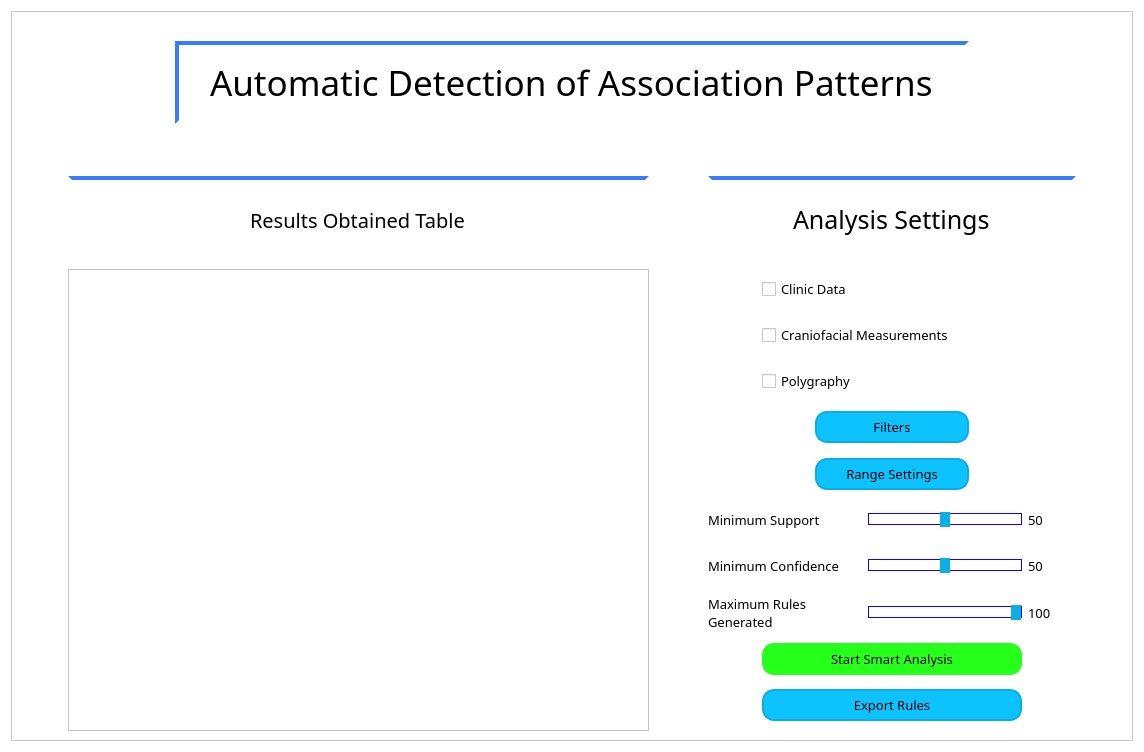
<?xml version="1.0" encoding="UTF-8"?>
<ui version="4.0">
 <class>Form</class>
 <widget class="QWidget" name="Form">
  <property name="geometry">
   <rect>
    <x>0</x>
    <y>0</y>
    <width>1144</width>
    <height>752</height>
   </rect>
  </property>
  <property name="windowTitle">
   <string>iOSA - ADAP</string>
  </property>
  <property name="styleSheet">
   <string notr="true">QWidget {
	font: 57 10pt Manrope medium;
	background-color: rgb(255, 255, 255);
}

/* --------------------------------------- QScrollBar  -----------------------------------*/
    QScrollBar:horizontal
    {
        height: 15px;
        margin: 3px 15px 3px 15px;
        border-radius: 4px;
    }

    QScrollBar::handle:horizontal
    {
        background-color :rgb(7, 119, 156);
        min-width: 5px;
        border-radius: 4px;
    }

    QScrollBar::add-line:horizontal
    {
        margin: 0px 3px 0px 3px;
        border-image: url(:/qss_icons/rc/right_arrow_disabled.png);
        width: 10px;
        height: 10px;
        subcontrol-position: right;
        subcontrol-origin: margin;
    }

    QScrollBar::sub-line:horizontal
    {
        margin: 0px 3px 0px 3px;
        border-image: url(:/qss_icons/rc/left_arrow_disabled.png);
        height: 10px;
        width: 10px;
        subcontrol-position: left;
        subcontrol-origin: margin;
    }

    QScrollBar::add-line:horizontal:hover,QScrollBar::add-line:horizontal:on
    {
        border-image: url(:/qss_icons/rc/right_arrow.png);
        height: 10px;
        width: 10px;
        subcontrol-position: right;
        subcontrol-origin: margin;
    }


    QScrollBar::sub-line:horizontal:hover, QScrollBar::sub-line:horizontal:on
    {
        border-image: url(:/qss_icons/rc/left_arrow.png);
        height: 10px;
        width: 10px;
        subcontrol-position: left;
        subcontrol-origin: margin;
    }

    QScrollBar::up-arrow:horizontal, QScrollBar::down-arrow:horizontal
    {
        background: none;
    }


    QScrollBar::add-page:horizontal, QScrollBar::sub-page:horizontal
    {
        background: none;
    }

    QScrollBar:vertical
    {
        width: 15px;
        margin: 15px 3px 15px 3px;
        border-radius: 4px;
    }

    QScrollBar::handle:vertical
    {
        background-color: rgb(7, 119, 156);
        min-height: 5px;
        border-radius: 4px;
    }

    QScrollBar::sub-line:vertical
    {
        margin: 3px 0px 3px 0px;
        border-image: url(:/qss_icons/rc/up_arrow_disabled.png);
        height: 10px;
        width: 10px;
        subcontrol-position: top;
        subcontrol-origin: margin;
    }

    QScrollBar::add-line:vertical
    {
        margin: 3px 0px 3px 0px;
        border-image: url(:/qss_icons/rc/down_arrow_disabled.png);
        height: 10px;
        width: 10px;
        subcontrol-position: bottom;
        subcontrol-origin: margin;
    }

    QScrollBar::sub-line:vertical:hover,QScrollBar::sub-line:vertical:on
    {
        border-image: url(:/qss_icons/rc/up_arrow.png);
        height: 10px;
        width: 10px;
        subcontrol-position: top;
        subcontrol-origin: margin;
    }

    QScrollBar::add-line:vertical:hover, QScrollBar::add-line:vertical:on
    {
        border-image: url(:/qss_icons/rc/down_arrow.png);
        height: 10px;
        width: 10px;
        subcontrol-position: bottom;
        subcontrol-origin: margin;
    }

    QScrollBar::up-arrow:vertical, QScrollBar::down-arrow:vertical
    {
        background: none;
    }

    QScrollBar::add-page:vertical, QScrollBar::sub-page:vertical
    {
        background: none;
    }</string>
  </property>
  <layout class="QVBoxLayout" name="verticalLayout">
   <item>
    <widget class="QFrame" name="mainFrame_2">
     <property name="styleSheet">
      <string notr="true">QScrollBar:vertical {
	background-color: rgb(255, 255, 255);
}

QScrollBar:horizontal {
	background-color: rgb(255, 255, 255);
}

QPushButton {
	padding: 5px;
	border-width: 2px;
	border-style: solid;
	border-color: rgb(11, 173, 226);
	background-color: rgb(13, 195, 255);
	border-radius: 12px;
}

QPushButton:hover {
	background-color: rgb(11, 173, 226);
}

QPushButton:pressed {
	border-color: (9, 146, 191);
	background-color:rgb(9, 146, 191);
}

QLineEdit {
	background-color: rgb(255, 255, 255);
	border-width: 2px;
	border-style: solid;
	border-color: none;
	border-bottom-color: rgb(192, 192, 192);
	border-radius: 15px;
}
QLineEdit:hover {
	border-bottom-color: rgb(140, 140, 140);
}

QFrame#mainFrame{
	border: none;
}
QLabel{
	border: none;
}

QSlider::groove:horizontal {
    border: 1px solid;
	border-color: rgb(17, 0, 255);
    height: 10px;
    margin: 0px;
}

QSlider::handle:horizontal {
    background-color: rgb(11, 175, 225);
    border: 1px solid;
	border-color: rgb(11, 175, 225);
    height: px;
    width: 8px;
	margin: -15px 0px;
}</string>
     </property>
     <property name="frameShape">
      <enum>QFrame::StyledPanel</enum>
     </property>
     <property name="frameShadow">
      <enum>QFrame::Raised</enum>
     </property>
     <layout class="QVBoxLayout" name="verticalLayout_9">
      <item>
       <layout class="QGridLayout" name="gridLayout_7">
        <item row="0" column="2">
         <spacer name="horizontalSpacer_39">
          <property name="orientation">
           <enum>Qt::Horizontal</enum>
          </property>
          <property name="sizeHint" stdset="0">
           <size>
            <width>40</width>
            <height>20</height>
           </size>
          </property>
         </spacer>
        </item>
        <item row="12" column="0">
         <spacer name="verticalSpacer_17">
          <property name="orientation">
           <enum>Qt::Vertical</enum>
          </property>
          <property name="sizeHint" stdset="0">
           <size>
            <width>20</width>
            <height>40</height>
           </size>
          </property>
         </spacer>
        </item>
        <item row="0" column="12">
         <spacer name="horizontalSpacer_43">
          <property name="orientation">
           <enum>Qt::Horizontal</enum>
          </property>
          <property name="sizeHint" stdset="0">
           <size>
            <width>40</width>
            <height>20</height>
           </size>
          </property>
         </spacer>
        </item>
        <item row="0" column="8">
         <spacer name="horizontalSpacer_30">
          <property name="orientation">
           <enum>Qt::Horizontal</enum>
          </property>
          <property name="sizeHint" stdset="0">
           <size>
            <width>40</width>
            <height>20</height>
           </size>
          </property>
         </spacer>
        </item>
        <item row="7" column="0">
         <spacer name="verticalSpacer_28">
          <property name="orientation">
           <enum>Qt::Vertical</enum>
          </property>
          <property name="sizeHint" stdset="0">
           <size>
            <width>20</width>
            <height>40</height>
           </size>
          </property>
         </spacer>
        </item>
        <item row="3" column="0">
         <spacer name="verticalSpacer_20">
          <property name="orientation">
           <enum>Qt::Vertical</enum>
          </property>
          <property name="sizeHint" stdset="0">
           <size>
            <width>20</width>
            <height>40</height>
           </size>
          </property>
         </spacer>
        </item>
        <item row="0" column="15">
         <spacer name="horizontalSpacer_36">
          <property name="orientation">
           <enum>Qt::Horizontal</enum>
          </property>
          <property name="sizeHint" stdset="0">
           <size>
            <width>40</width>
            <height>20</height>
           </size>
          </property>
         </spacer>
        </item>
        <item row="0" column="0">
         <spacer name="horizontalSpacer_47">
          <property name="orientation">
           <enum>Qt::Horizontal</enum>
          </property>
          <property name="sizeHint" stdset="0">
           <size>
            <width>40</width>
            <height>20</height>
           </size>
          </property>
         </spacer>
        </item>
        <item row="11" column="0">
         <spacer name="verticalSpacer_19">
          <property name="orientation">
           <enum>Qt::Vertical</enum>
          </property>
          <property name="sizeHint" stdset="0">
           <size>
            <width>20</width>
            <height>40</height>
           </size>
          </property>
         </spacer>
        </item>
        <item row="10" column="0">
         <spacer name="verticalSpacer_21">
          <property name="orientation">
           <enum>Qt::Vertical</enum>
          </property>
          <property name="sizeHint" stdset="0">
           <size>
            <width>20</width>
            <height>40</height>
           </size>
          </property>
         </spacer>
        </item>
        <item row="1" column="3" colspan="15">
         <widget class="QFrame" name="frame_6">
          <property name="styleSheet">
           <string notr="true">QFrame {
	border-width: 4;
	border-style: solid;
	border-color: rgb(255, 255, 255);
	border-left-color: rgb(53, 124, 255);
	border-top-color: rgb(53, 124, 255);
}</string>
          </property>
          <property name="frameShape">
           <enum>QFrame::StyledPanel</enum>
          </property>
          <property name="frameShadow">
           <enum>QFrame::Raised</enum>
          </property>
          <layout class="QVBoxLayout" name="verticalLayout_12">
           <item alignment="Qt::AlignHCenter">
            <widget class="QLabel" name="main_title_label">
             <property name="styleSheet">
              <string notr="true">QFrame {
	border-width: 4;
	border-style: solid;
	border-color: rgb(255, 255, 255);
}
QLabel {
	font-size: 35px;
}
</string>
             </property>
             <property name="text">
              <string>Automatic Detection of Association Patterns</string>
             </property>
            </widget>
           </item>
          </layout>
         </widget>
        </item>
        <item row="0" column="14">
         <spacer name="horizontalSpacer_34">
          <property name="orientation">
           <enum>Qt::Horizontal</enum>
          </property>
          <property name="sizeHint" stdset="0">
           <size>
            <width>40</width>
            <height>20</height>
           </size>
          </property>
         </spacer>
        </item>
        <item row="1" column="20" rowspan="15">
         <spacer name="verticalSpacer_22">
          <property name="orientation">
           <enum>Qt::Vertical</enum>
          </property>
          <property name="sizeHint" stdset="0">
           <size>
            <width>20</width>
            <height>40</height>
           </size>
          </property>
         </spacer>
        </item>
        <item row="0" column="16">
         <spacer name="horizontalSpacer_40">
          <property name="orientation">
           <enum>Qt::Horizontal</enum>
          </property>
          <property name="sizeHint" stdset="0">
           <size>
            <width>40</width>
            <height>20</height>
           </size>
          </property>
         </spacer>
        </item>
        <item row="3" column="13" rowspan="2" colspan="7">
         <widget class="QFrame" name="frame_9">
          <property name="styleSheet">
           <string notr="true">QFrame {
	border-width: 4;
	border-style: solid;
	border-color: rgb(255, 255, 255);
	border-top-color: rgb(53, 124, 255);
}</string>
          </property>
          <property name="frameShape">
           <enum>QFrame::StyledPanel</enum>
          </property>
          <property name="frameShadow">
           <enum>QFrame::Raised</enum>
          </property>
          <layout class="QVBoxLayout" name="verticalLayout_15">
           <item alignment="Qt::AlignHCenter">
            <widget class="QLabel" name="resources_analisys_title">
             <property name="styleSheet">
              <string notr="true">QFrame {
	border-width: 4;
	border-style: solid;
	border-color: rgb(255, 255, 255);
}
QLabel {
	font-size: 25px;
}
</string>
             </property>
             <property name="text">
              <string>Analysis Settings</string>
             </property>
            </widget>
           </item>
          </layout>
         </widget>
        </item>
        <item row="14" column="0">
         <spacer name="verticalSpacer_27">
          <property name="orientation">
           <enum>Qt::Vertical</enum>
          </property>
          <property name="sizeHint" stdset="0">
           <size>
            <width>20</width>
            <height>40</height>
           </size>
          </property>
         </spacer>
        </item>
        <item row="0" column="4">
         <spacer name="horizontalSpacer_44">
          <property name="orientation">
           <enum>Qt::Horizontal</enum>
          </property>
          <property name="sizeHint" stdset="0">
           <size>
            <width>40</width>
            <height>20</height>
           </size>
          </property>
         </spacer>
        </item>
        <item row="0" column="6">
         <spacer name="horizontalSpacer_33">
          <property name="orientation">
           <enum>Qt::Horizontal</enum>
          </property>
          <property name="sizeHint" stdset="0">
           <size>
            <width>40</width>
            <height>20</height>
           </size>
          </property>
         </spacer>
        </item>
        <item row="0" column="5">
         <spacer name="horizontalSpacer_27">
          <property name="orientation">
           <enum>Qt::Horizontal</enum>
          </property>
          <property name="sizeHint" stdset="0">
           <size>
            <width>40</width>
            <height>20</height>
           </size>
          </property>
         </spacer>
        </item>
        <item row="0" column="11">
         <spacer name="horizontalSpacer_35">
          <property name="orientation">
           <enum>Qt::Horizontal</enum>
          </property>
          <property name="sizeHint" stdset="0">
           <size>
            <width>40</width>
            <height>20</height>
           </size>
          </property>
         </spacer>
        </item>
        <item row="6" column="0">
         <spacer name="verticalSpacer_12">
          <property name="orientation">
           <enum>Qt::Vertical</enum>
          </property>
          <property name="sizeHint" stdset="0">
           <size>
            <width>20</width>
            <height>40</height>
           </size>
          </property>
         </spacer>
        </item>
        <item row="0" column="19">
         <spacer name="horizontalSpacer_24">
          <property name="orientation">
           <enum>Qt::Horizontal</enum>
          </property>
          <property name="sizeHint" stdset="0">
           <size>
            <width>40</width>
            <height>20</height>
           </size>
          </property>
         </spacer>
        </item>
        <item row="0" column="7">
         <spacer name="horizontalSpacer_37">
          <property name="orientation">
           <enum>Qt::Horizontal</enum>
          </property>
          <property name="sizeHint" stdset="0">
           <size>
            <width>40</width>
            <height>20</height>
           </size>
          </property>
         </spacer>
        </item>
        <item row="5" column="1" rowspan="11" colspan="11">
         <widget class="QTableView" name="results_tableview"/>
        </item>
        <item row="0" column="18">
         <spacer name="horizontalSpacer_41">
          <property name="orientation">
           <enum>Qt::Horizontal</enum>
          </property>
          <property name="sizeHint" stdset="0">
           <size>
            <width>40</width>
            <height>20</height>
           </size>
          </property>
         </spacer>
        </item>
        <item row="0" column="17">
         <spacer name="horizontalSpacer_38">
          <property name="orientation">
           <enum>Qt::Horizontal</enum>
          </property>
          <property name="sizeHint" stdset="0">
           <size>
            <width>40</width>
            <height>20</height>
           </size>
          </property>
         </spacer>
        </item>
        <item row="13" column="0">
         <spacer name="verticalSpacer_15">
          <property name="orientation">
           <enum>Qt::Vertical</enum>
          </property>
          <property name="sizeHint" stdset="0">
           <size>
            <width>20</width>
            <height>40</height>
           </size>
          </property>
         </spacer>
        </item>
        <item row="0" column="3">
         <spacer name="horizontalSpacer_31">
          <property name="orientation">
           <enum>Qt::Horizontal</enum>
          </property>
          <property name="sizeHint" stdset="0">
           <size>
            <width>40</width>
            <height>20</height>
           </size>
          </property>
         </spacer>
        </item>
        <item row="4" column="0">
         <spacer name="verticalSpacer_26">
          <property name="orientation">
           <enum>Qt::Vertical</enum>
          </property>
          <property name="sizeHint" stdset="0">
           <size>
            <width>20</width>
            <height>40</height>
           </size>
          </property>
         </spacer>
        </item>
        <item row="5" column="0">
         <spacer name="verticalSpacer_16">
          <property name="orientation">
           <enum>Qt::Vertical</enum>
          </property>
          <property name="sizeHint" stdset="0">
           <size>
            <width>20</width>
            <height>40</height>
           </size>
          </property>
         </spacer>
        </item>
        <item row="9" column="0">
         <spacer name="verticalSpacer_11">
          <property name="orientation">
           <enum>Qt::Vertical</enum>
          </property>
          <property name="sizeHint" stdset="0">
           <size>
            <width>20</width>
            <height>40</height>
           </size>
          </property>
         </spacer>
        </item>
        <item row="8" column="0">
         <spacer name="verticalSpacer_13">
          <property name="orientation">
           <enum>Qt::Vertical</enum>
          </property>
          <property name="sizeHint" stdset="0">
           <size>
            <width>20</width>
            <height>40</height>
           </size>
          </property>
         </spacer>
        </item>
        <item row="1" column="0">
         <spacer name="verticalSpacer_14">
          <property name="orientation">
           <enum>Qt::Vertical</enum>
          </property>
          <property name="sizeHint" stdset="0">
           <size>
            <width>20</width>
            <height>40</height>
           </size>
          </property>
         </spacer>
        </item>
        <item row="0" column="9">
         <spacer name="horizontalSpacer_28">
          <property name="orientation">
           <enum>Qt::Horizontal</enum>
          </property>
          <property name="sizeHint" stdset="0">
           <size>
            <width>40</width>
            <height>20</height>
           </size>
          </property>
         </spacer>
        </item>
        <item row="2" column="0">
         <spacer name="verticalSpacer_18">
          <property name="orientation">
           <enum>Qt::Vertical</enum>
          </property>
          <property name="sizeHint" stdset="0">
           <size>
            <width>20</width>
            <height>40</height>
           </size>
          </property>
         </spacer>
        </item>
        <item row="0" column="13">
         <spacer name="horizontalSpacer_46">
          <property name="orientation">
           <enum>Qt::Horizontal</enum>
          </property>
          <property name="sizeHint" stdset="0">
           <size>
            <width>40</width>
            <height>20</height>
           </size>
          </property>
         </spacer>
        </item>
        <item row="0" column="1">
         <spacer name="horizontalSpacer_25">
          <property name="orientation">
           <enum>Qt::Horizontal</enum>
          </property>
          <property name="sizeHint" stdset="0">
           <size>
            <width>40</width>
            <height>20</height>
           </size>
          </property>
         </spacer>
        </item>
        <item row="3" column="1" rowspan="2" colspan="11">
         <widget class="QFrame" name="frame_10">
          <property name="styleSheet">
           <string notr="true">QFrame {
	border-width: 4;
	border-style: solid;
	border-color: rgb(255, 255, 255);
	border-top-color: rgb(53, 124, 255);
}</string>
          </property>
          <property name="frameShape">
           <enum>QFrame::StyledPanel</enum>
          </property>
          <property name="frameShadow">
           <enum>QFrame::Raised</enum>
          </property>
          <layout class="QVBoxLayout" name="verticalLayout_16">
           <item alignment="Qt::AlignHCenter">
            <widget class="QLabel" name="results_visualization_title">
             <property name="styleSheet">
              <string notr="true">QFrame {
	border-width: 4;
	border-style: solid;
	border-color: rgb(255, 255, 255);
}
QLabel {
	font-size: 20px;
}
</string>
             </property>
             <property name="text">
              <string>Results Obtained Table</string>
             </property>
            </widget>
           </item>
          </layout>
         </widget>
        </item>
        <item row="0" column="20">
         <spacer name="horizontalSpacer_45">
          <property name="orientation">
           <enum>Qt::Horizontal</enum>
          </property>
          <property name="sizeHint" stdset="0">
           <size>
            <width>40</width>
            <height>20</height>
           </size>
          </property>
         </spacer>
        </item>
        <item row="0" column="10">
         <spacer name="horizontalSpacer_29">
          <property name="orientation">
           <enum>Qt::Horizontal</enum>
          </property>
          <property name="sizeHint" stdset="0">
           <size>
            <width>40</width>
            <height>20</height>
           </size>
          </property>
         </spacer>
        </item>
        <item row="12" column="13" colspan="3">
         <widget class="QLabel" name="label_2">
          <property name="text">
           <string>Maximum Rules
Generated</string>
          </property>
         </widget>
        </item>
        <item row="11" column="13" colspan="3">
         <widget class="QLabel" name="label_3">
          <property name="text">
           <string>Minimum Confidence</string>
          </property>
         </widget>
        </item>
        <item row="10" column="13" colspan="3">
         <widget class="QLabel" name="label">
          <property name="text">
           <string>Minimum Support</string>
          </property>
         </widget>
        </item>
        <item row="12" column="19">
         <widget class="QLabel" name="maximum_rules_label">
          <property name="text">
           <string>100</string>
          </property>
         </widget>
        </item>
        <item row="11" column="19">
         <widget class="QLabel" name="minimum_threshold_label">
          <property name="text">
           <string>50</string>
          </property>
         </widget>
        </item>
        <item row="10" column="19">
         <widget class="QLabel" name="minimum_support_label">
          <property name="text">
           <string>50</string>
          </property>
         </widget>
        </item>
        <item row="11" column="16" colspan="3">
         <widget class="QSlider" name="minimum_threshold_slider">
          <property name="minimum">
           <number>1</number>
          </property>
          <property name="value">
           <number>50</number>
          </property>
          <property name="orientation">
           <enum>Qt::Horizontal</enum>
          </property>
         </widget>
        </item>
        <item row="12" column="16" colspan="3">
         <widget class="QSlider" name="maximum_rules_slider">
          <property name="minimum">
           <number>1</number>
          </property>
          <property name="maximum">
           <number>100</number>
          </property>
          <property name="value">
           <number>100</number>
          </property>
          <property name="orientation">
           <enum>Qt::Horizontal</enum>
          </property>
         </widget>
        </item>
        <item row="10" column="16" colspan="3">
         <widget class="QSlider" name="minimum_support_slider">
          <property name="minimum">
           <number>20</number>
          </property>
          <property name="maximum">
           <number>100</number>
          </property>
          <property name="singleStep">
           <number>1</number>
          </property>
          <property name="value">
           <number>60</number>
          </property>
          <property name="orientation">
           <enum>Qt::Horizontal</enum>
          </property>
          <property name="tickPosition">
           <enum>QSlider::NoTicks</enum>
          </property>
         </widget>
        </item>
        <item row="8" column="15" colspan="3">
         <widget class="QPushButton" name="filterPushButton">
          <property name="text">
           <string>Filters</string>
          </property>
         </widget>
        </item>
        <item row="5" column="14" colspan="5">
         <widget class="QCheckBox" name="clinic_data_checkbox">
          <property name="text">
           <string>Clinic Data</string>
          </property>
         </widget>
        </item>
        <item row="6" column="14" colspan="5">
         <widget class="QCheckBox" name="craniofacial_checkbox">
          <property name="text">
           <string>Craniofacial Measurements</string>
          </property>
         </widget>
        </item>
        <item row="7" column="14" colspan="5">
         <widget class="QCheckBox" name="polysomnography_checkbox">
          <property name="text">
           <string>Polygraphy</string>
          </property>
         </widget>
        </item>
        <item row="13" column="14" colspan="5">
         <widget class="QPushButton" name="start_analisys_button">
          <property name="styleSheet">
           <string notr="true">background-color: rgb(37, 255, 26);
border-color: rgb(37, 255, 26);</string>
          </property>
          <property name="text">
           <string>Start Smart Analysis</string>
          </property>
         </widget>
        </item>
        <item row="14" column="14" colspan="5">
         <widget class="QPushButton" name="exportRulesPushButton">
          <property name="text">
           <string>Export Rules</string>
          </property>
         </widget>
        </item>
        <item row="9" column="15" colspan="3">
         <widget class="QPushButton" name="rangesSettingsPushButton">
          <property name="text">
           <string>Range Settings</string>
          </property>
         </widget>
        </item>
       </layout>
      </item>
     </layout>
    </widget>
   </item>
  </layout>
 </widget>
 <resources/>
 <connections/>
</ui>
